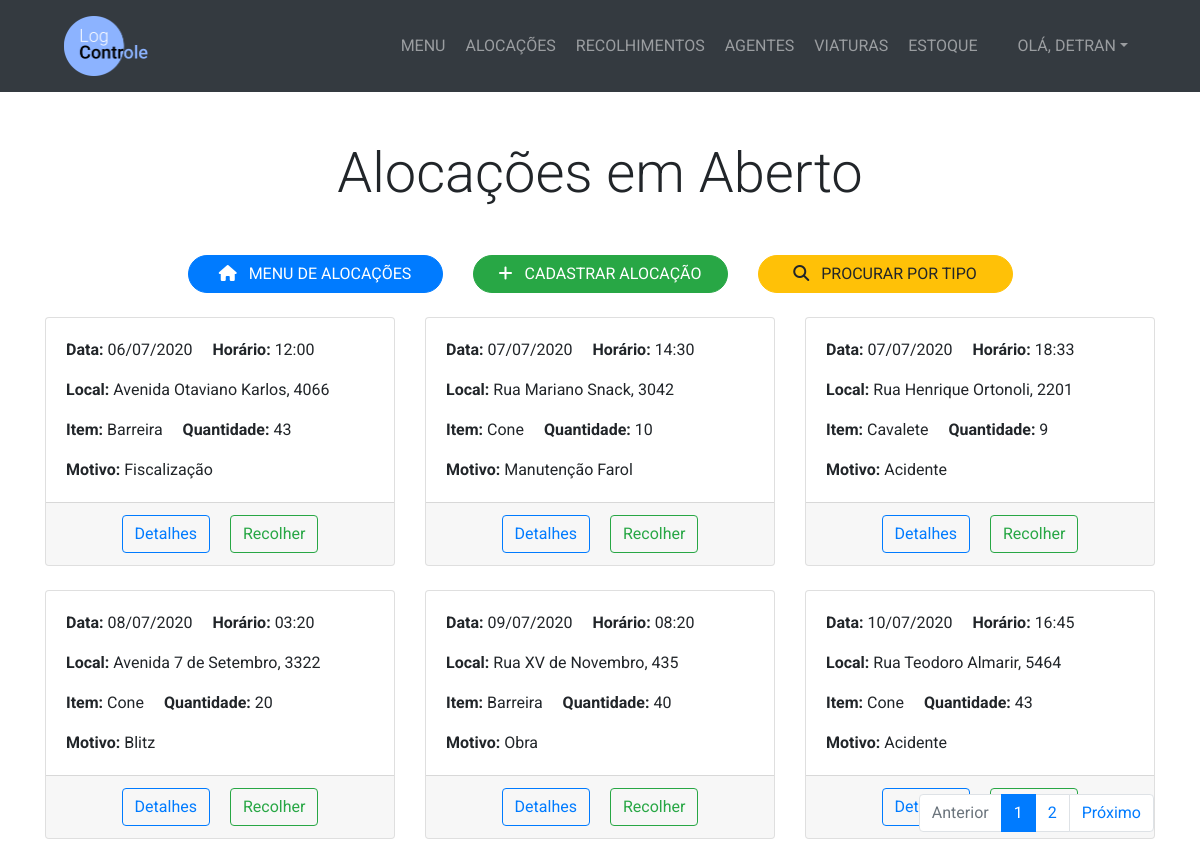
Before: /alocacao/alocacoes-em-aberto/ (signed in) with the older database file.
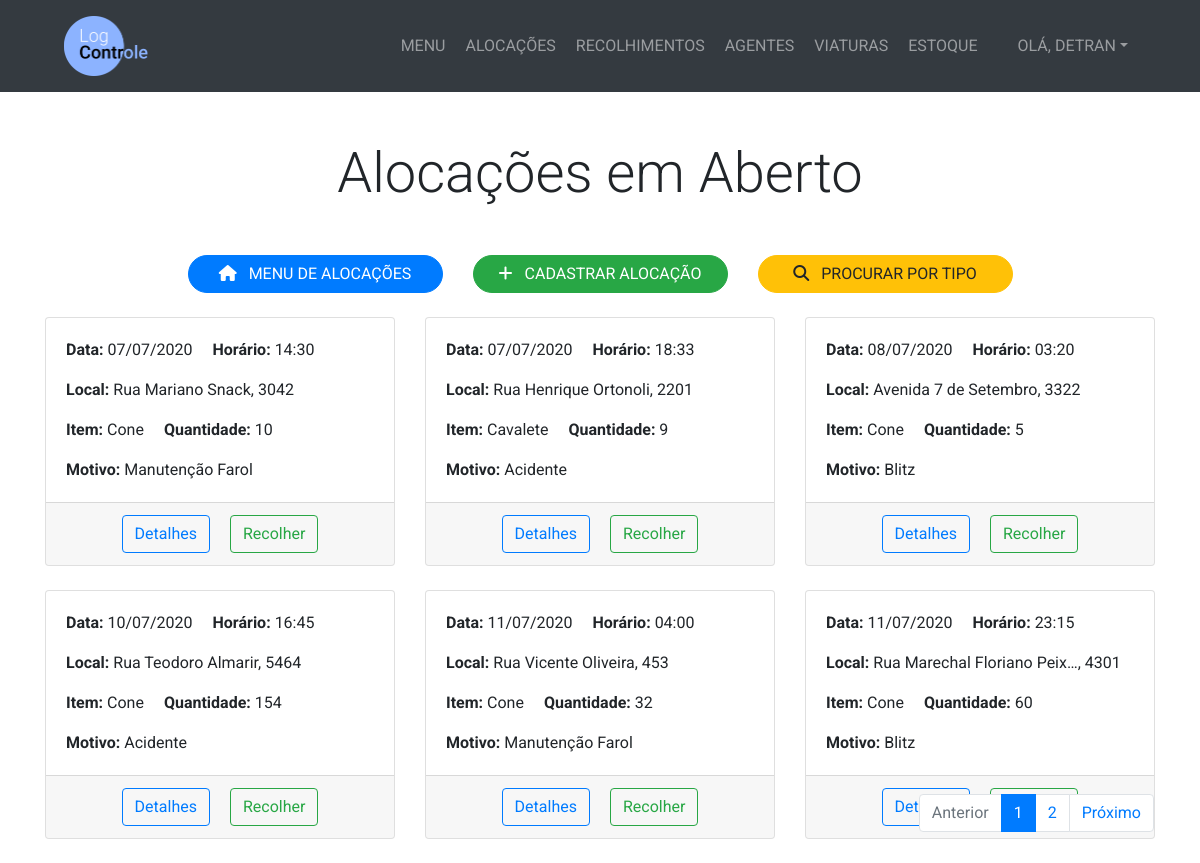
After: the same page with the newer database file.
### management/models.py (models this page shows, shortened)
class Alocacao(models.Model):
    TURNO_CHOICES = (
        ('Manhã', 'Manhã'),
        ('Tarde', 'Tarde'),
        ('Noite', 'Noite'),
        ('Madrugada', 'Madrugada')
    )
    STATUS_CHOICES = (
        ('Aberto', 'Aberto'),
        ('Fechado', 'Fechado'),
        ('Desativado', 'Desativado')
    )
    data = models.DateField()
    horario = models.TimeField()
    item = models.ForeignKey(Item, on_delete=models.PROTECT)
    quantidade = models.IntegerField()
    turno = models.CharField(max_length=10, choices=TURNO_CHOICES)
    viatura = models.ForeignKey(Viatura, on_delete=models.PROTECT, blank=True, null=True)
    rua = models.CharField(max_length=200)
    numero = models.CharField(max_length=10)
    bairro = models.CharField(max_length=25)
    complemento = models.CharField(max_length=25, blank=True)
    motivo = models.CharField(max_length=100, blank=True)
    cadastrador = models.ForeignKey(User, on_delete=models.PROTECT)
    status = models.CharField(max_length=11, choices=STATUS_CHOICES, default='Fechado')

class Item(models.Model):
    nome = models.CharField(max_length=100)

### management/views.py (the view)
# urls.py: path('alocacao/alocacoes-em-aberto/', views.alocacoes_abertas, name='alocacoes_abertas'),
@login_required
def alocacoes_abertas(request):
    lista_alocacoes = Alocacao.objects.filter(status='Aberto')
    paginator = Paginator(lista_alocacoes, 6)
    try:
        page = int(request.GET.get('page', '1'))
    except:
        page = 1
    try:
        alocacoes = paginator.page(page)
    except(EmptyPage, InvalidPage):
        alocacoes = paginator.page(paginator.num_pages)
    return render(request, 'management/alocacoes_abertas.html', {'alocacoes':alocacoes})

### management/templates/management/alocacoes_abertas.html (shortened to what this page needs)
{% extends 'management/base.html' %}
{% block content %}
  <section class="pt-5">
    <div class="container">
      <h1 class="display-4 text-center mb-5">Alocações em Aberto</h1>
      <div class="row justify-content-center">
          <div class="col-lg-3">
            <a href="{% url 'menu_alocacao' %}" class="btn btn-primary btn-block rounded-pill"><i class="fas fa-home mr-2"></i> MENU DE ALOCAÇÕES</a>
          </div>
          <div class="col-lg-3">
            <a href="{% url 'criar_alocacao' %}" class="btn btn-success btn-block rounded-pill"><i class="fas fa-plus mr-2"></i> CADASTRAR ALOCAÇÃO</a>
          </div>
          <div class="col-lg-3">
            <a href="{% url 'procurar_por_tipo_alocacao' %}" class="btn btn-warning btn-block rounded-pill"><i class="fas fa-search mr-2"></i> PROCURAR POR TIPO</a>
          </div>
      </div>
      <div class="row justify-content-center mt-4">
        {% if alocacoes %}
          {% for alocacao in alocacoes.object_list %}
            <div class="col-lg-4">
              <div class="card mb-4">
                <div class="card-body">
                  <p><span class="mr-3"><strong>Data:</strong> {{ alocacao.data|date:'d/m/Y' }}</span> <span><strong>Horário:</strong> {{ alocacao.horario|date:'H:i' }}</span></p>
                  <p><strong>Local:</strong> {{ alocacao.rua|striptags|truncatechars:27 }}, {{ alocacao.numero }}</p>
                  <p><span class="mr-3"><strong>Item:</strong> {{ alocacao.item.nome }}</span> <span><strong>Quantidade:</strong> {{ alocacao.quantidade }}</span></p>
                  <p class="mb-0"><strong>Motivo:</strong> {{ alocacao.motivo|striptags|truncatechars:27 }}</p>
                </div>
                <div class="card-footer text-center">
                  <a href="{% url 'detalhe_alocacao' alocacao.id %}" class="btn btn-outline-primary mr-3">Detalhes</a>
                  {% if alocacao.quantidade > 1 %}
                    <a href="#" data-toggle="modal" data-target="#modal-escolha-recolhimento-{{ alocacao.id }}" class="btn btn-outline-success">Recolher</a>
                  {% else %}
                    <a href="{% url 'cadastrar_recolhimento' alocacao.id %}" class="btn btn-outline-success">Recolher</a>
                  {% endif %}
                </div>
              </div>
            </div>
          {% endfor %}
        {% else %}
          <h3 class="text-center">Nenhuma alocação em aberto</h3>
        {% endif %}
      </div>
      <div class="row justify-content-end">
        <nav id="paginador">
          <ul class="pagination mr-3">
            {% if alocacoes.has_previous %}
              <li class="page-item">
                <a href="?page={{ alocacoes.previous_page_number }}" class="page-link">Retornar</a>
              </li>
            {% else %}
            <li class="page-item disabled">
              <a href="#" class="page-link">Anterior</a>
            </li>
            {% endif %}
            {% for pg in alocacoes.paginator.page_range %}
              {% if alocacoes.number == pg %}
                <li class="page-item active">
                  <a href="?page={{ pg }}" class="page-link">{{ pg }}</a>
                </li>
              {% else %}
              <li class="page-item">
                <a href="?page={{ pg }}" class="page-link">{{ pg }}</a>
              </li>
              {% endif %}
            {% endfor %}
            {% if alocacoes.has_next %}
              <li class="page-item">
                <a href="?page={{ alocacoes.next_page_number }}" class="page-link">Próximo</a>
              </li>
            {% else %}
            <li class="page-item disabled">
              <a href="#" class="page-link">Próximo</a>
            </li>
            {% endif %}
          </ul>
        </nav>
      </div>
    </div>
  </section>
{% endblock %}

Changed rows visible on the page:
no longer on this page (row edited): Alocacao: data "06/07/2020", horario "12:00", rua "Avenida Otaviano Karlos", numero "4066", item.nome "Barreira", quantidade "43", motivo "Fiscalização"
no longer on this page (row edited): Alocacao: data "09/07/2020", horario "08:20", rua "Rua XV de Novembro", numero "435", item.nome "Barreira", quantidade "40", motivo "Obra"
changed Alocacao "Avenida 7 de Setembro": quantidade "20" → "5"
changed Alocacao "Rua Teodoro Almarir": quantidade "43" → "154"; now shows "Recolher"
now on this page (row unchanged): Alocacao: data "11/07/2020", horario "04:00", rua "Rua Vicente Oliveira", numero "453", item.nome "Cone", quantidade "32", motivo "Manutenção Farol"
now on this page (row unchanged): Alocacao: data "11/07/2020", horario "23:15", rua "Rua Marechal Floriano Peix…", numero "4301", item.nome "Cone", quantidade "60", motivo "Blitz"
